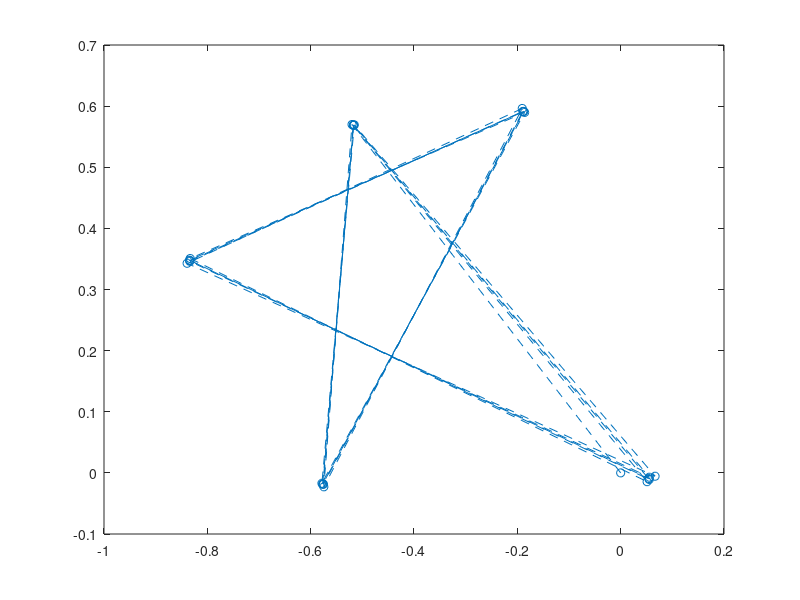
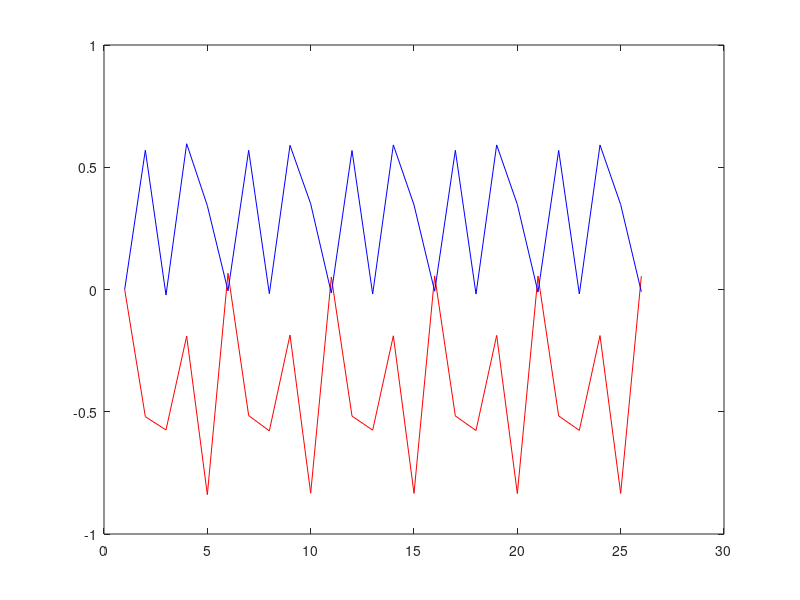

These figures' MATLAB source, in order:
% Julia set 

c = -0.52+0.57i;
z0 = 0; 
zs = [z0]; 
N = 25; 

for i = 1:N 
    zs(end+1) = zs(end)^2 + c; 
end

plot(real(zs), imag(zs), 'o--')
figure 
plot(1:N+1, real(zs), 'r', 1:N+1, imag(zs), 'b')

% plot(x, G_r, 'b', x, G_i, 'r'); 